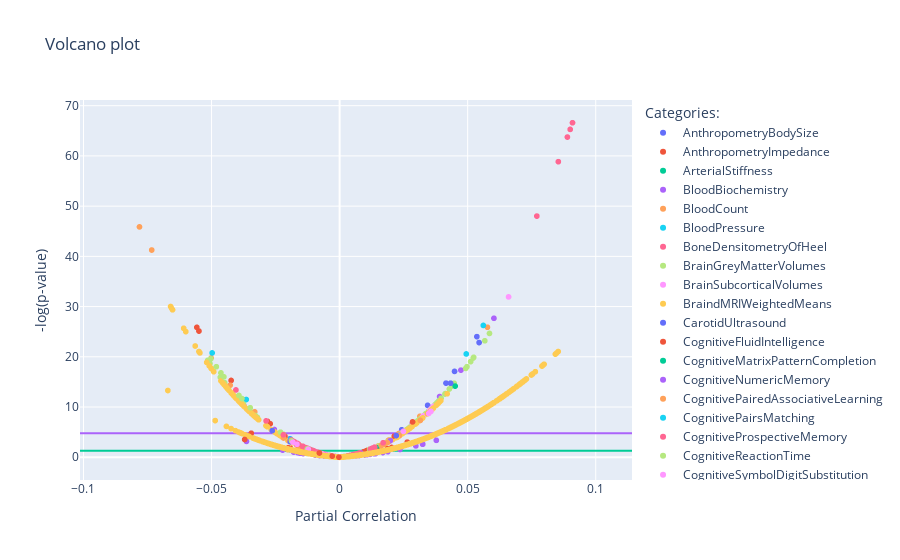

The code cell stored with this chart in its notebook:
### Code cell
import plotly.graph_objects as go

fig.add_trace(go.Scatter(x=[correlations["correlation"].min() - correlations["correlation"].std(), correlations["correlation"].max() + correlations["correlation"].std()], y=[-np.log10(0.05), -np.log10(0.05)], mode='lines', name = "No Correction"))

fig.add_trace(go.Scatter(x=[correlations["correlation"].min() - correlations["correlation"].std(), correlations["correlation"].max() + correlations["correlation"].std()], y=[-np.log10(0.05 / correlations.shape[0]), -np.log10(0.05 / correlations.shape[0])], mode='lines', name = "With Bonferoni Correction"))
